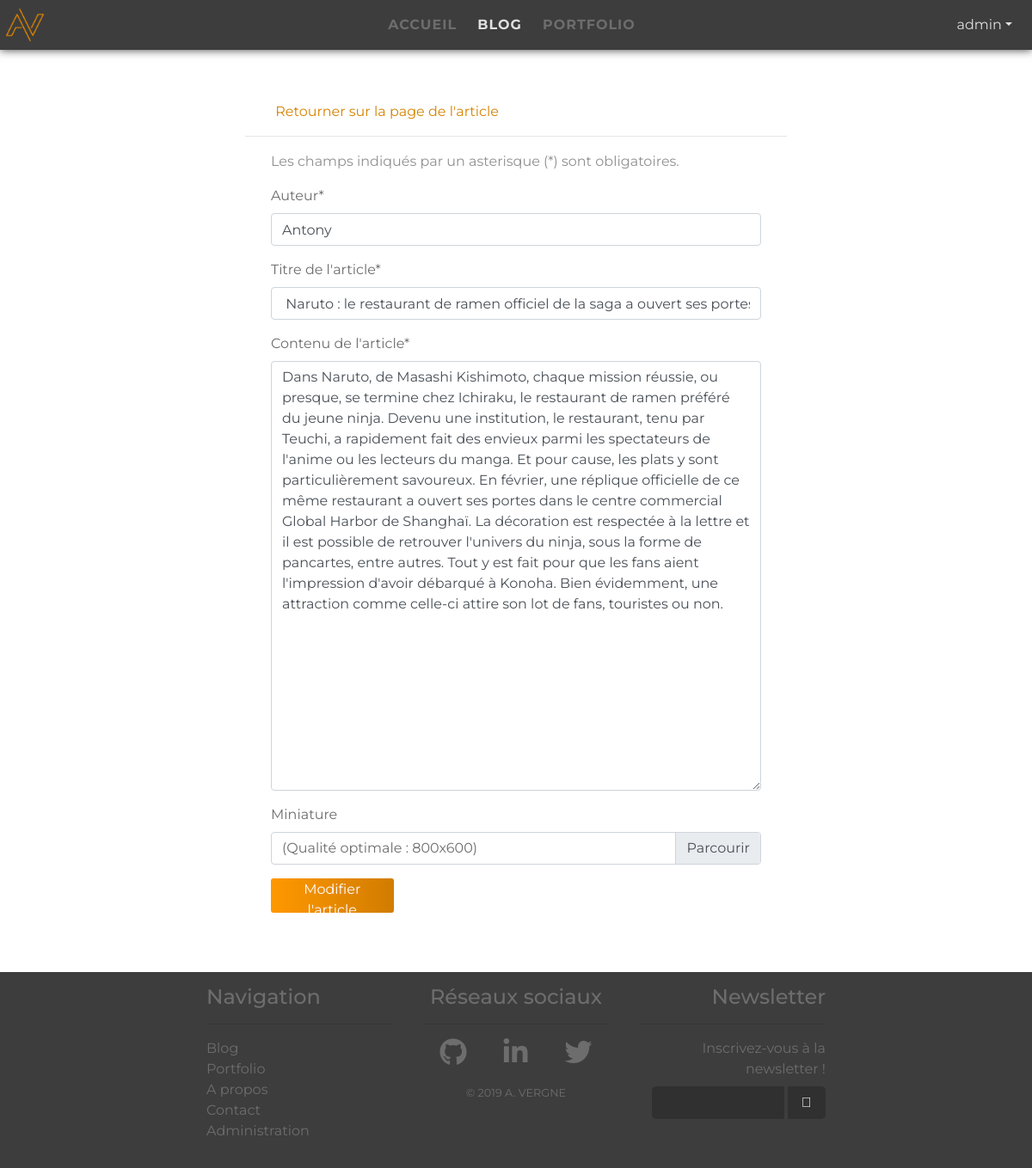
Screenshot of /index.php?action=editPost&id=5 (signed in) with the database file from the repository.
### tables this page shows
CREATE TABLE IF NOT EXISTS `posts` (
  `id` int(11) NOT NULL AUTO_INCREMENT,
  `title` varchar(255) NOT NULL,
  `content` text NOT NULL,
  `author` varchar(255) NOT NULL,
  `creation_date` datetime NOT NULL DEFAULT CURRENT_TIMESTAMP,
  `update_date` datetime NOT NULL DEFAULT CURRENT_TIMESTAMP,
  PRIMARY KEY (`id`)
);

### controller/controller.php (called while the page is built, shortened)
<?php
require_once('model/PostManager.php');
function editPost(){
    $postManager = new PostManager();
    $post = $postManager->editPost($_GET['id']);
    require('view/frontend/editPostView.php');
}

### model/Manager.php (called while the page is built, shortened)
<?php
class Manager{
    protected function dbConnect() {
        $db = new PDO('mysql:host=' .$db_infos['db']['db_host'] .';dbname=' .$db_infos['db']['db_name'], $db_infos['db']['db_username'], $db_infos['db']['db_password']);
		return $db;
    }
}

### model/PostManager.php (called while the page is built, shortened)
<?php
require_once('model/Manager.php');
class PostManager extends Manager {
	function __construct() {
		$this->db = $this->dbConnect();
	}
	function editPost($postId){
	    $req = $this->db->prepare('SELECT * FROM posts WHERE id = ?');
	    $req->execute(array($postId));
	    $post = $req->fetch();
	    return $post;
	}
}

### view/frontend/editPostView.php (the view, shortened to what this page needs)
<div class="back-btn">
    <a href="index.php?action=post&id=<?= $post['id'] ?>" class="btn-back-posts offset-md-3"><i class="far fa-chevron-left"></i> Retourner sur la page de l'article</a>
    <hr class="col-md-6 mx-auto">
</div>
<div class="form-add-post" >
    <form action="index.php?action=editPost&id=<?= $post['id'] ?>" method="POST" enctype="multipart/form-data" class="col-md-6 mx-auto">
        <p>Les champs indiqués par un asterisque (*) sont obligatoires.</p>
        <div class="row">
            <div class="form-group col-lg-12">
                <label for="form-post-author">Auteur*</label>
                <input type="text" class="form-control" name="author" id="form-post-author" value="<?= $post['author'] ?>" required>
            </div>
        </div>
        <div class="row">
            <div class="form-group col-lg-12">
                <label for="form-post-title">Titre de l'article*</label>
                <input type="text" class="form-control" name="title" id="form-post-title" value="<?= $post['title'] ?>" required>
            </div>
        </div>
        <div class="form-group">
            <label for="form-post-content">Contenu de l'article*</label>
            <textarea class="form-control" name="content" id="form-post-content" required><?= $post['content'] ?></textarea>
        </div>
        <div class="form-group">
            <label for="form-post-thumbnail">Miniature</label>
            <div class="custom-file">
                <label class="custom-file-label" for="form-post-thumbnail">(Qualité optimale : 800x600)</label>
            </div>
        </div>
        <button type="submit" class="col-lg-3" name="editpost" id="form-contact-send">Modifier l'article</button>
    </form>
</div>
<?php require('template.php'); ?>

### public/css/style.css (style rules this page uses)
body { padding-top: 58px; font-family: 'Montserrat', sans-serif; }
.btn-back-posts { color: #d68300; }
.back-btn { padding-top: 60px; }
.form-add-post { margin-bottom: 60px; }
.form-add-post p { color: #909090; }
.form-add-post label { color: #6d6d6d; }
.form-add-post textarea { height: 500px; min-height: 150px; max-height: 500px; }
.custom-file-input ~ .custom-file-label::after { content: 'Parcourir'; }
.form-add-post button { background-size: 200% auto; border: none; border-radius: 3px; color: white; background-image: linear-gradient(to right, #ff9800 0%, #d17c00 50%, #ff9800 100%); transition: 0.5s; height: 40px; cursor: pointer; }

### rows the page displays
posts: author "Antony", title "Naruto : le restaurant de ramen officiel de la saga a ouvert ses portes", content "Dans Naruto, de Masashi Kishimoto, chaque mission réussie, ou presque, se termine chez Ichiraku, le restaurant de ramen préféré du jeune ninja. Devenu une institution, le restaurant, tenu par Teuchi, a rapidement fait des envieux parmi les spectateurs de l'anime ou les lecteurs du manga. Et pour cause, les plats y sont particulièrement savoureux. En février, une réplique officielle de ce même restaurant a ouvert ses portes dans le centre commercial Global Harbor de Shanghaï. La décoration est respectée à la lettre et il est possible de retrouver l'univers du ninja, sous la forme de pancartes, entre autres. Tout y est fait pour que les fans aient l'impression d'avoir débarqué à Konoha. Bien…"

### other values shown
$_SESSION['username'] "admin"
